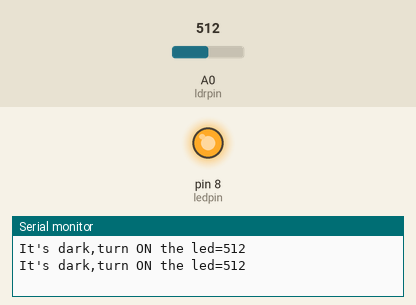
Recording of a sketch running on a simulated Arduino Uno, built with avr-gcc and run on an emulated ATmega328P. On the bench: output pins drawn as LEDs (lit = HIGH), the last lines printed to the serial monitor. The inputs (shaded band) are chosen by the test bench; at power-on: A0 (ldrpin) = 512.

Above: at 1.8 s.
1.9 s: A0 (ldrpin) set to 44
3.4 s: A0 (ldrpin) set to 36
At 5.2 s:
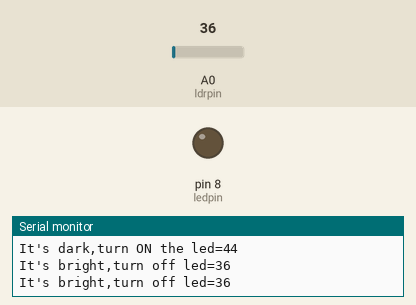
5.5 s: A0 (ldrpin) set to 122
At 6.9 s:
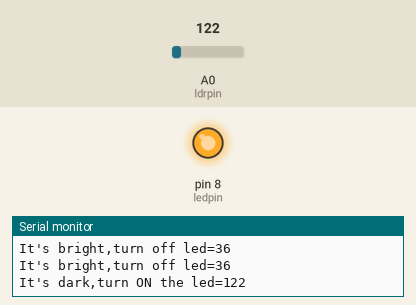
7.5 s: A0 (ldrpin) set to 30
At 8.4 s:
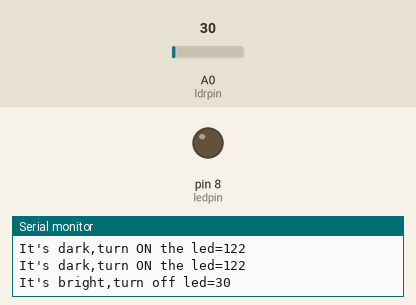
Timing chart, 0 to 10.5 s (numbered marks = the images above; inputs shaded):
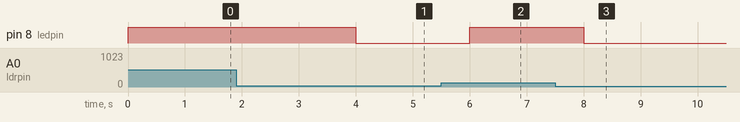

The sketch:

LDR_basics.ino
```cpp
 const int ledpin=8;

#define ldrpin A0

void setup(){

  Serial.begin(9600);

  pinMode(ledpin,OUTPUT);

  pinMode(ldrpin,INPUT);

}

void loop(){

  int ldrStatus= analogRead(ldrpin);

  if(ldrStatus>=40){

    digitalWrite(ledpin,HIGH);

    Serial.print("It's dark,turn ON the led=");

    Serial.println(ldrStatus);

    delay(1000);

  }

  else{

    digitalWrite(ledpin,LOW);

    Serial.print("It's bright,turn off led=");

    Serial.println(ldrStatus);

    delay(1000);

  }

}
```

Measured:
- the behaviour switches between 40 and 39 on A0 (ldrpin) (found by bisection; images 0 and 1)
- after the input at 3.4 s, pin 8 (ledpin): HIGH → LOW after 0.60 s
- after the input at 5.5 s, pin 8 (ledpin): LOW → HIGH after 0.50 s
- after the input at 7.5 s, pin 8 (ledpin): HIGH → LOW after 0.50 s
